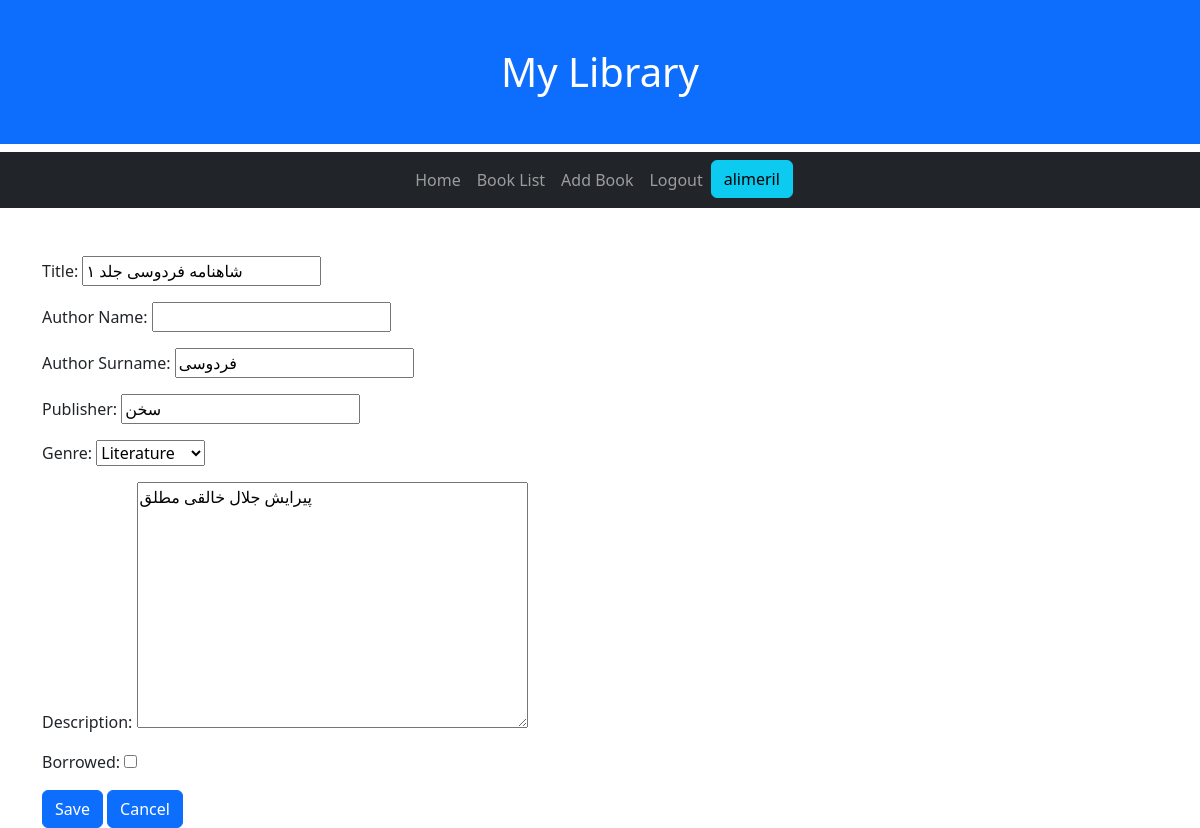
Screenshot of /2/EditPage (signed in) with the database file from the repository.
### library/models.py (models this page shows, shortened)
class Book(models.Model):
    user = models.ForeignKey(settings.AUTH_USER_MODEL, on_delete=models.CASCADE)
    title = models.CharField(max_length=100)
    author_name = models.CharField('Author Name',max_length=50, null = True, blank=True)
    author_surname = models.CharField('Author Surname',max_length=50)
    publisher = models.CharField(max_length=50, null=True, blank=True)
    genre = models.CharField(
        max_length = 20,
        choices = GENRE_CHOICES,
        default = 'Literature'
    )
    description = models.TextField(max_length=500, null=True, blank=True)
    created = models.DateTimeField(auto_now_add=True)
    borrowed = models.BooleanField(default=False)
    class Meta:
        ordering = ['title']

### library/views.py (the view)
# urls.py: path('<int:pk>/EditPage', views.EditPage.as_view(), name = 'EditPage'),
class EditPage(UpdateView):
    model = Book
    fields = [
        "title",
        "author_name",
        "author_surname",
        "publisher",
        "genre",
        "description",
        "borrowed",
    ]

### library/templates/library/book_form.html (shortened to what this page needs)
{% extends "library/master.html" %}
{% block content %}
{% if request.user.is_authenticated %}
<div class="container pt-5">
    <form method = 'POST' action = "">
        <div>
            {{form.as_p}}
            <input class="btn btn-primary" type = "submit" value = "Save">
            <a class="btn btn-primary" href ="{% url 'library:ListPage' %}" role="button">Cancel</a>
        </div>
    </form>
</div>
{% else %}
<h3 class="container p-5 my-2 text-bg-warning text-center">Please login to add books to your library</h3>
{% endif %}
{% endblock %}

### library/templates/library/master.html (shortened to what this page needs)
<!DOCTYPE html>
<html>
<head>
  <link href="https://cdn.jsdelivr.net/npm/bootstrap@5.3.3/dist/css/bootstrap.min.css" rel="stylesheet">
</head>
<body>
  <h1 class="container-fluid p-5 bg-primary text-white text-center">My Library</h1>
  <nav class="navbar navbar-expand-sm bg-dark navbar-dark">
    <div class="container-fluid justify-content-center">
      <ul class="navbar-nav nav-pills">
        <li class="nav-item"><a class="nav-link" href = "{% url 'library:home' %}">Home</a></li>
        {% if request.user.is_authenticated %}
        <li class="nav-item"><a class="nav-link" href = "{% url 'library:ListPage' %}">Book List</a></li>
        {% endif %}
        <li class="nav-item"><a class="nav-link" href = "{% url 'library:AddPage' %}">Add Book</a></li>
        {% if request.user.is_authenticated %}
        <li class="nav-item"><a class="nav-link" href = "{% url 'library:ConfirmLogout' %}">Logout</a></li>
        <li class="nav-item"><a class="btn btn-info" href=#>{{request.user.username}}</a></li>
        {% else %}
        <li class="nav-item"><a class="nav-link" href = "{% url 'library:Login' %}">Login</a></li>
        {% endif %}
      </ul>
    </div>
  </nav>
{% block content %}
{% endblock %}
</body>
</html>

### rows the page displays
Book: title "شاهنامه فردوسی جلد ۱", author_surname "فردوسی", publisher "سخن", genre "Literature", description "پیرایش جلال خالقی مطلق"

### other values shown
{{ request.user.username }} "alimeril"
